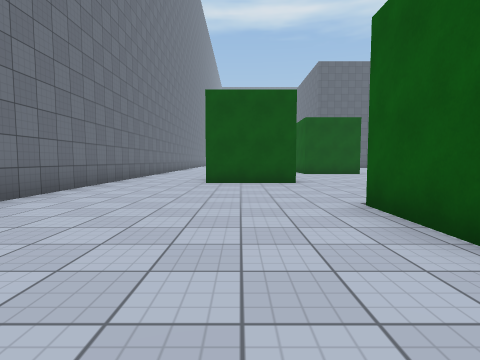
view 1 (above)

24 first-person views from a walk through a 3-D level made in the Unity game engine. The camera is 1.2 m above the floor, tilts 4° down and sees 80° across. The floor is counted in squares, 2 m on a side. Each view is taken from the middle of a square. On the plan, view 1 faces up. The plan holds only what a view shows up to about 9 squares ahead; the rest is blank. The place goes on beyond the plan. The player is left out. Surface patterns are stand-ins for the level's own textures.

view 2
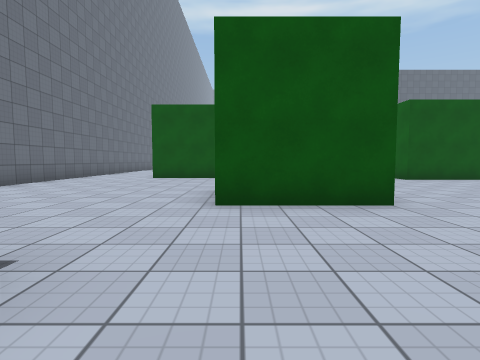

view 3
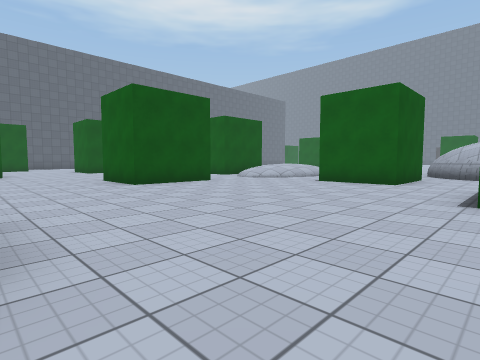

view 4
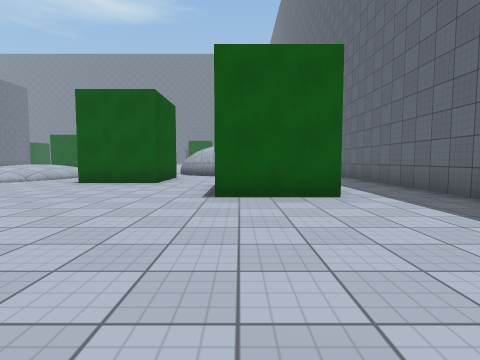

view 5
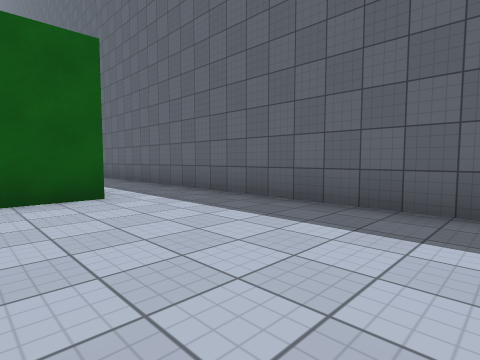

view 6
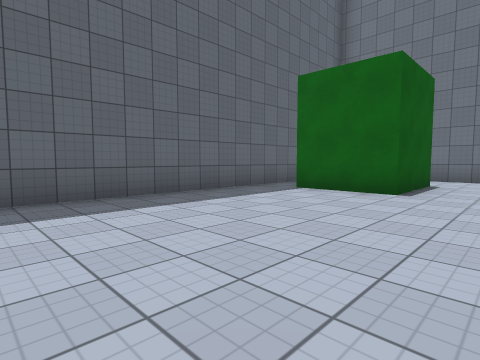

view 7
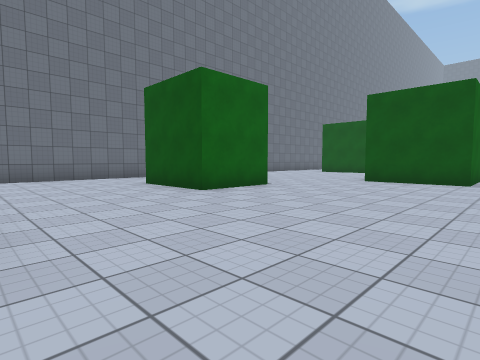

view 8
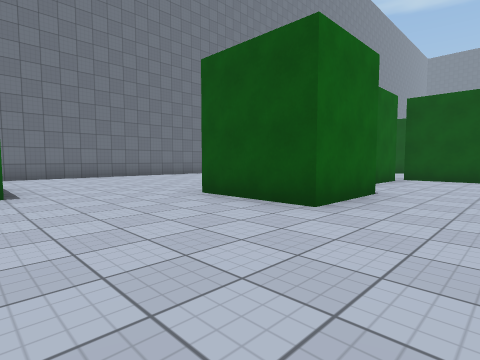

view 9
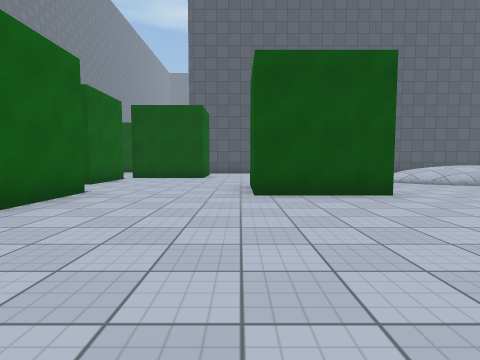

view 10
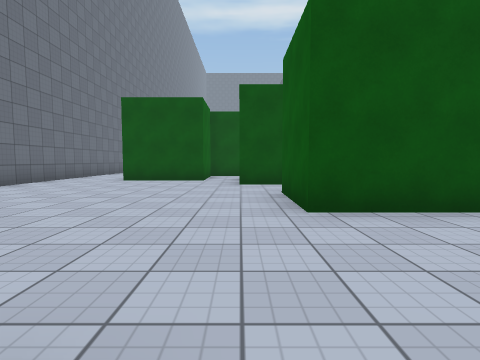

view 11
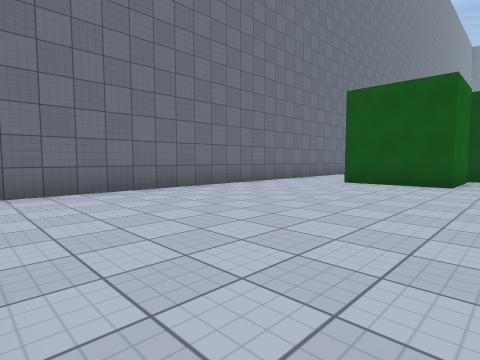

view 12
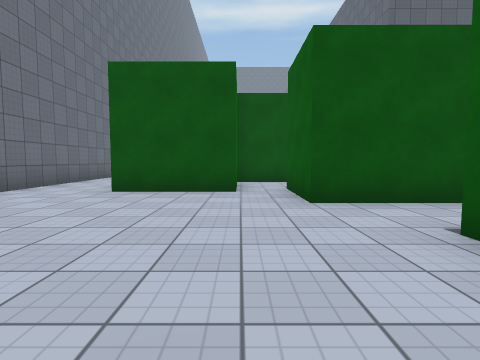

view 13
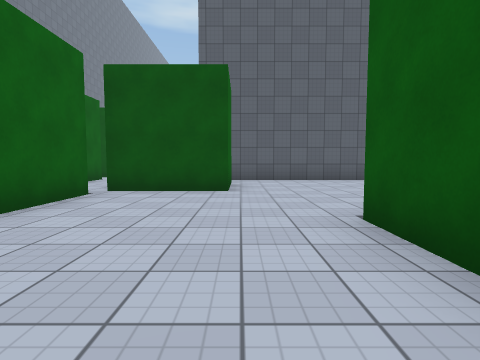

view 14
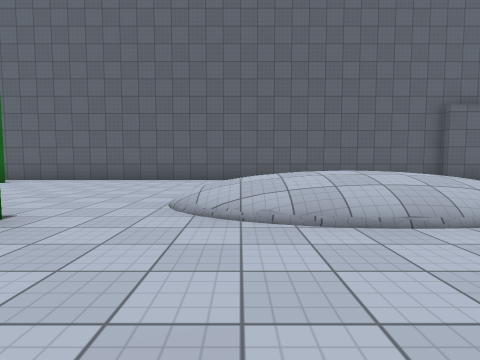

view 15
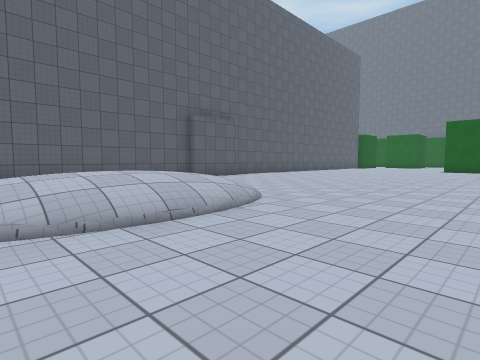

view 16
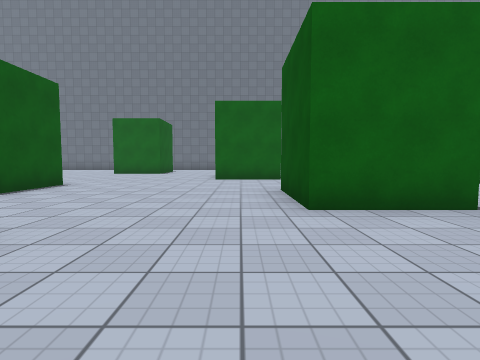

view 17
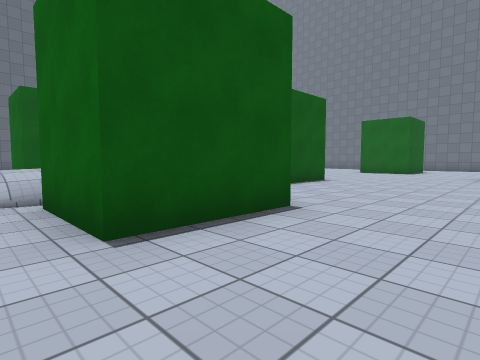

view 18
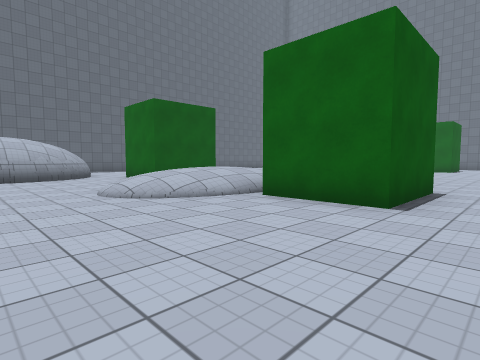

view 19
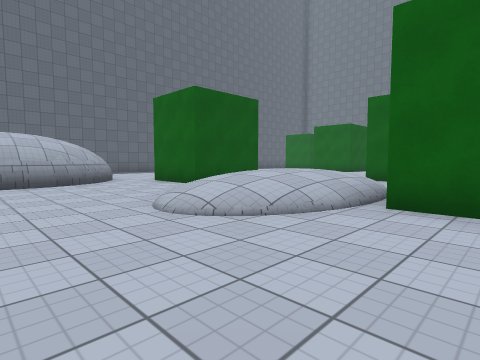

view 20
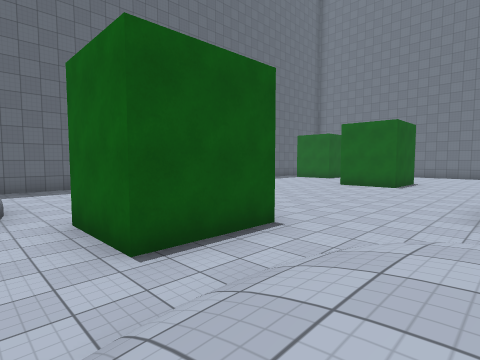

view 21
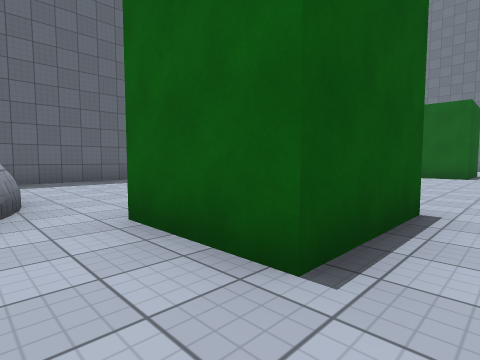

view 22
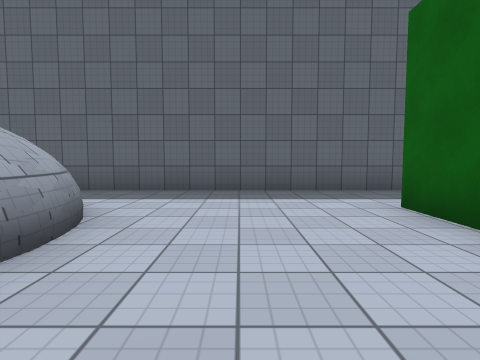

view 23
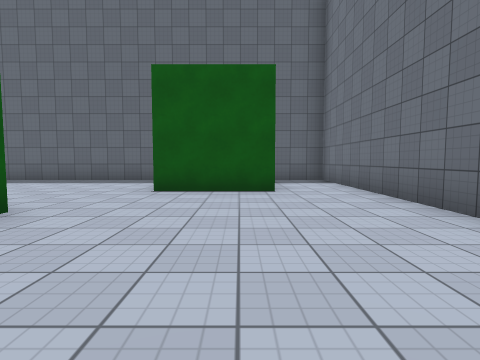

view 24
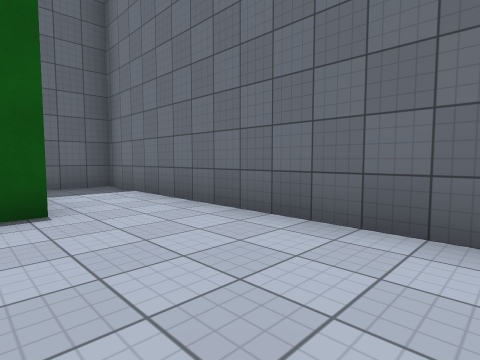

### Floor plan
Key: @ floor where view 1 was taken; # wall or solid block; . main floor; : floor 0.75 m higher than the main floor; + floor 1 m higher than the main floor; / step, stairs or slope.
Columns run from 4 left of view 1 to 24 right of it. Each row starts with its distance up from view 1.
 22           ###############
 21 #.    #.  .......
 20 #.   ##.. #......
 19 #..  #. ###......      ..
 18 #..######........     ....
 17 #.....###.......//++//.....
 16 #.....###........////.......
 15 #............##..............
 14 #......###...##..............
 13 #......###.............
 12 #......................
 11 #......................
 10 #...............###....
  9 #..  #.........   #....
  8 #..###.....###   ////..
  7 #..........###../:+:/..
  6 #.............../////..
  5 #......................
  4 #...............##....
  3 #.....###.......##....
  2 #.....###...........##
  1 #..................##
  0 #...@........#  ...#
 -1 #..##........###...#
 -2 #.. #...............
 -3 #.. .................
 -4 ######################

Where each view was taken, in squares from view 1:
view 1: 0 up, 0 right, facing up
view 2: 2 down, 2 right, facing up
view 3: 0 up, 4 right, facing up-right
view 4: 0 up, 4 right, facing right
view 5: 0 up, 4 right, facing down-right
view 6: 1 up, 6 right, facing down-left
view 7: 4 up, 6 right, facing up-left
view 8: 9 up, 7 right, facing up-left
view 9: 9 up, 8 right, facing up
view 10: 9 up, 2 right, facing up
view 11: 10 up, 2 right, facing up-left
view 12: 12 up, 1 right, facing up
view 13: 13 up, 7 right, facing up
view 14: 13 up, 13 right, facing up
view 15: 13 up, 13 right, facing up-right
view 16: 13 up, 14 right, facing left
view 17: 13 up, 15 right, facing down-left
view 18: 12 up, 18 right, facing down-left
view 19: 10 up, 18 right, facing down-left
view 20: 7 up, 15 right, facing down-left
view 21: 5 up, 15 right, facing down-left
view 22: 2 up, 13 right, facing down
view 23: 5 up, 1 left, facing down
view 24: 3 up, 1 left, facing down-left
